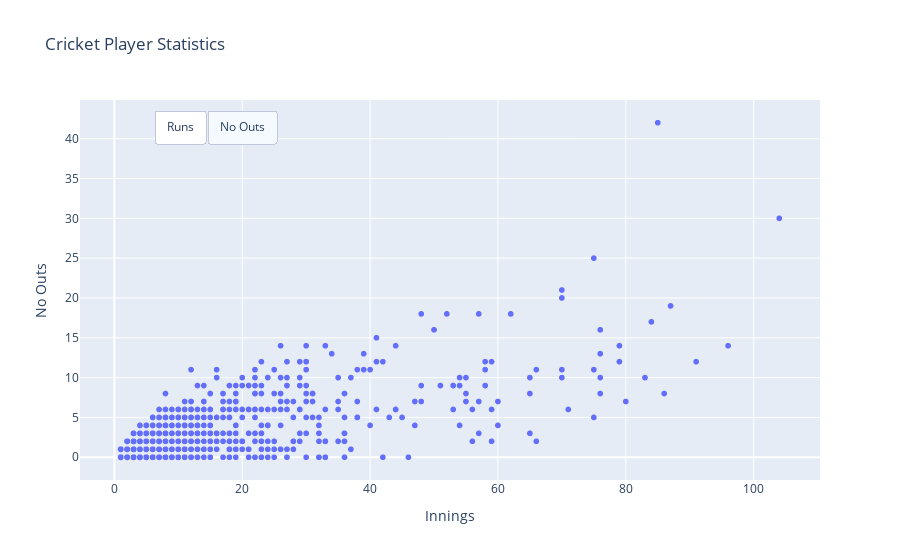

Here is the notebook cell this chart was saved with:
### Code cell
fig1 = px.scatter(cricket,\
                  x = "Innings",\
                  y = "Runs",\
                  hover_name = "Player",\
                  # labels = {'Runs': 'Runs'},
                  hover_data = ["Average", "Country"],\
                  height = 500,\
                  title = "Cricket Player Statistics")

button1 = {'method': 'update',
          'label': 'Runs',
          'args': [
              {'y': [cricket['Runs']]},
              {'yaxis.title': 'Runs'}]
          }

button2 = {'method': 'update',
          'label': 'No Outs',
          'args': [
              {'y': [cricket['No Outs']]},
              {'yaxis.title': 'No Outs'}]
          }

fig1.update_layout(
    updatemenus=[{
        'type': 'buttons',
        'direction': "left",
        'pad': {"r": 10, "t": 10},
        'showactive': True,
        'x': 0.1,
        'xanchor': "left",
        'y': 1,
        'yanchor': "top",
        'buttons': [button1, button2]
    }]
)

fig1.show()

### Figure 1 — Plotly figure (JSON) as saved in the notebook; plotly's stock layout.template omitted (floating-point values rounded to 4 significant figures; data arrays with more than 128 entries replaced by an {"elided": "..."} marker saying what was removed)
{"data": [{"customdata": {"elided": "1110x2 mixed values"}, "hovertemplate": "<b>%{hovertext}</b><br><br>Innings=%{x}<br>Runs=%{y}<br>Average=%{customdata[0]}<br>Country=%{customdata[1]}<extra></extra>", "hovertext": {"elided": "1110 str values"}, "legendgroup": "", "marker": {"color": "#636efa", "symbol": "circle"}, "mode": "markers", "name": "", "showlegend": false, "type": "scattergl", "x": {"elided": "1110 int values"}, "xaxis": "x", "y": {"elided": "1110 int values"}, "yaxis": "y"}], "layout": {"autosize": true, "legend": {"tracegroupgap": 0}, "title": {"text": "Cricket Player Statistics"}, "updatemenus": [{"active": 1, "buttons": [{"args": [{"y": {"elided": "1x1110 int values"}}, {"yaxis.title": "Runs"}], "label": "Runs", "method": "update"}, {"args": [{"y": {"elided": "1x1110 int values"}}, {"yaxis.title": "No Outs"}], "label": "No Outs", "method": "update"}], "direction": "left", "pad": {"r": 10, "t": 10}, "showactive": true, "type": "buttons", "x": 0.1, "xanchor": "left", "y": 1, "yanchor": "top"}], "xaxis": {"anchor": "y", "autorange": true, "domain": [0, 1], "range": [-5.224, 110.2], "title": {"text": "Innings"}, "type": "linear"}, "yaxis": {"anchor": "x", "autorange": true, "domain": [0, 1], "range": [-2.957, 44.96], "title": {"text": "No Outs"}, "type": "linear"}}}
